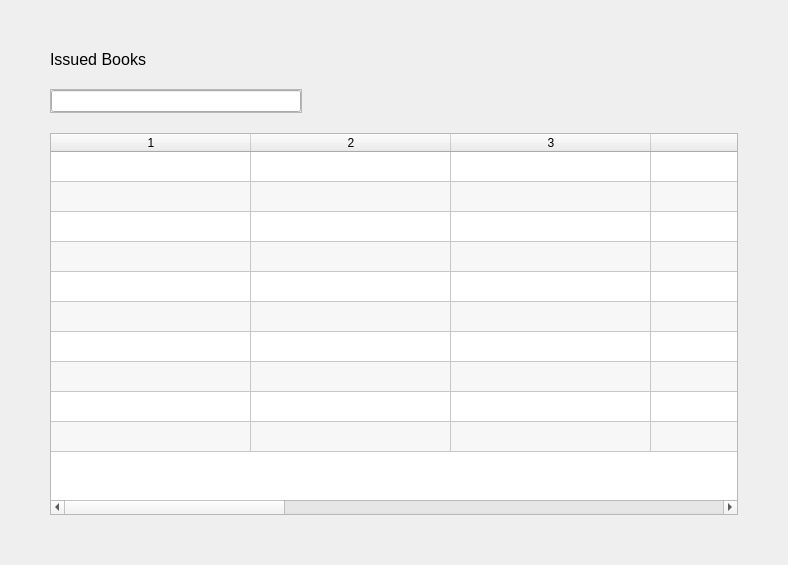
<?xml version="1.0" encoding="UTF-8"?>
<ui version="4.0">
 <class>IssuedBooks</class>
 <widget class="QWidget" name="IssuedBooks">
  <property name="geometry">
   <rect>
    <x>0</x>
    <y>0</y>
    <width>788</width>
    <height>565</height>
   </rect>
  </property>
  <property name="windowTitle">
   <string>Form</string>
  </property>
  <layout class="QGridLayout" name="gridLayout">
   <property name="leftMargin">
    <number>50</number>
   </property>
   <property name="topMargin">
    <number>50</number>
   </property>
   <property name="rightMargin">
    <number>50</number>
   </property>
   <property name="bottomMargin">
    <number>50</number>
   </property>
   <property name="verticalSpacing">
    <number>20</number>
   </property>
   <item row="0" column="0">
    <widget class="QLabel" name="label">
     <property name="font">
      <font>
       <pointsize>12</pointsize>
      </font>
     </property>
     <property name="text">
      <string>Issued Books</string>
     </property>
    </widget>
   </item>
   <item row="1" column="0" alignment="Qt::AlignLeft">
    <widget class="QFrame" name="frame">
     <property name="frameShape">
      <enum>QFrame::StyledPanel</enum>
     </property>
     <property name="frameShadow">
      <enum>QFrame::Raised</enum>
     </property>
     <layout class="QHBoxLayout" name="horizontalLayout">
      <property name="spacing">
       <number>30</number>
      </property>
      <property name="leftMargin">
       <number>0</number>
      </property>
      <property name="topMargin">
       <number>0</number>
      </property>
      <property name="rightMargin">
       <number>0</number>
      </property>
      <property name="bottomMargin">
       <number>0</number>
      </property>
      <item>
       <widget class="QLineEdit" name="lineEdit">
        <property name="minimumSize">
         <size>
          <width>250</width>
          <height>0</height>
         </size>
        </property>
        <property name="styleSheet">
         <string notr="true">QLineEdit{
	color:white;
}</string>
        </property>
        <property name="placeholderText">
         <string>Search</string>
        </property>
       </widget>
      </item>
     </layout>
    </widget>
   </item>
   <item row="2" column="0">
    <widget class="QTableWidget" name="tableWidget">
     <property name="sizePolicy">
      <sizepolicy hsizetype="Expanding" vsizetype="Expanding">
       <horstretch>0</horstretch>
       <verstretch>0</verstretch>
      </sizepolicy>
     </property>
     <property name="styleSheet">
      <string notr="true"/>
     </property>
     <property name="alternatingRowColors">
      <bool>true</bool>
     </property>
     <property name="selectionBehavior">
      <enum>QAbstractItemView::SelectRows</enum>
     </property>
     <property name="sortingEnabled">
      <bool>true</bool>
     </property>
     <property name="rowCount">
      <number>10</number>
     </property>
     <property name="columnCount">
      <number>9</number>
     </property>
     <attribute name="horizontalHeaderCascadingSectionResizes">
      <bool>true</bool>
     </attribute>
     <attribute name="horizontalHeaderMinimumSectionSize">
      <number>200</number>
     </attribute>
     <attribute name="horizontalHeaderDefaultSectionSize">
      <number>200</number>
     </attribute>
     <attribute name="horizontalHeaderShowSortIndicator" stdset="0">
      <bool>true</bool>
     </attribute>
     <attribute name="horizontalHeaderStretchLastSection">
      <bool>true</bool>
     </attribute>
     <attribute name="verticalHeaderVisible">
      <bool>false</bool>
     </attribute>
     <row/>
     <row/>
     <row/>
     <row/>
     <row/>
     <row/>
     <row/>
     <row/>
     <row/>
     <row/>
     <column/>
     <column/>
     <column/>
     <column/>
     <column/>
     <column/>
     <column/>
     <column/>
     <column/>
    </widget>
   </item>
  </layout>
 </widget>
 <resources/>
 <connections/>
</ui>
